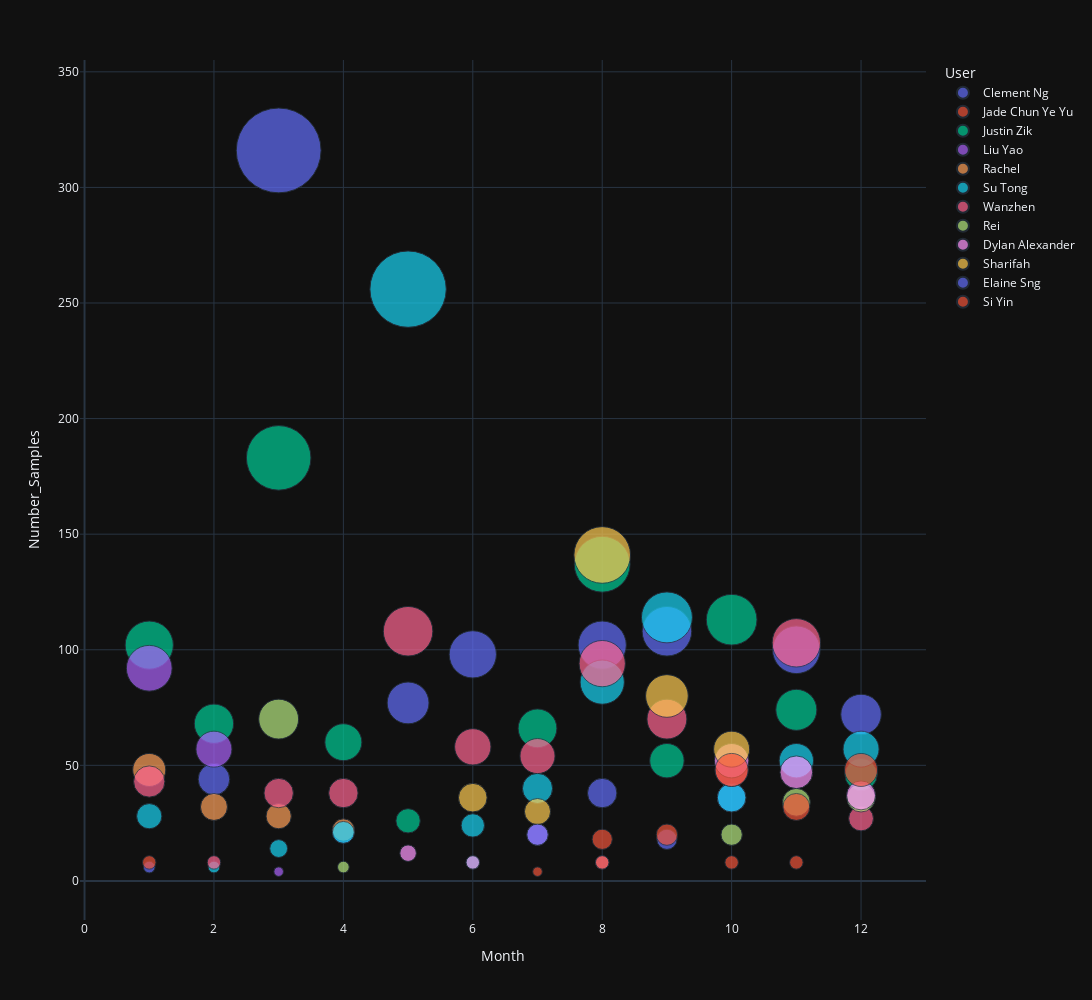

This figure's notebook cell:
### Code cell
plot_bubble(all_records, 2023)

### Figure 1 — Plotly figure (JSON) as saved in the notebook; plotly's stock layout.template omitted (floating-point values rounded to 4 significant figures)
{"data": [{"hovertemplate": "User=Clement Ng<br>Month=%{x}<br>Number_Samples=%{marker.size}<extra></extra>", "legendgroup": "Clement Ng", "marker": {"color": "#636efa", "size": [6, 44, 316, 21, 77, 98, 102, 108, 36, 100, 72], "sizemode": "area", "sizeref": 0.08778, "symbol": "circle"}, "mode": "markers", "name": "Clement Ng", "orientation": "v", "showlegend": true, "type": "scatter", "x": [1, 2, 3, 4, 5, 6, 8, 9, 10, 11, 12], "xaxis": "x", "y": [6, 44, 316, 21, 77, 98, 102, 108, 36, 100, 72], "yaxis": "y"}, {"hovertemplate": "User=Jade Chun Ye Yu<br>Month=%{x}<br>Number_Samples=%{marker.size}<extra></extra>", "legendgroup": "Jade Chun Ye Yu", "marker": {"color": "#EF553B", "size": [8, 18, 8, 8], "sizemode": "area", "sizeref": 0.08778, "symbol": "circle"}, "mode": "markers", "name": "Jade Chun Ye Yu", "orientation": "v", "showlegend": true, "type": "scatter", "x": [1, 8, 10, 11], "xaxis": "x", "y": [8, 18, 8, 8], "yaxis": "y"}, {"hovertemplate": "User=Justin Zik<br>Month=%{x}<br>Number_Samples=%{marker.size}<extra></extra>", "legendgroup": "Justin Zik", "marker": {"color": "#00cc96", "size": [102, 68, 183, 60, 26, 8, 66, 137, 52, 113, 74, 46], "sizemode": "area", "sizeref": 0.08778, "symbol": "circle"}, "mode": "markers", "name": "Justin Zik", "orientation": "v", "showlegend": true, "type": "scatter", "x": [1, 2, 3, 4, 5, 6, 7, 8, 9, 10, 11, 12], "xaxis": "x", "y": [102, 68, 183, 60, 26, 8, 66, 137, 52, 113, 74, 46], "yaxis": "y"}, {"hovertemplate": "User=Liu Yao<br>Month=%{x}<br>Number_Samples=%{marker.size}<extra></extra>", "legendgroup": "Liu Yao", "marker": {"color": "#ab63fa", "size": [92, 57, 4], "sizemode": "area", "sizeref": 0.08778, "symbol": "circle"}, "mode": "markers", "name": "Liu Yao", "orientation": "v", "showlegend": true, "type": "scatter", "x": [1, 2, 3], "xaxis": "x", "y": [92, 57, 4], "yaxis": "y"}, {"hovertemplate": "User=Rachel<br>Month=%{x}<br>Number_Samples=%{marker.size}<extra></extra>", "legendgroup": "Rachel", "marker": {"color": "#FFA15A", "size": [48, 32, 28, 22], "sizemode": "area", "sizeref": 0.08778, "symbol": "circle"}, "mode": "markers", "name": "Rachel", "orientation": "v", "showlegend": true, "type": "scatter", "x": [1, 2, 3, 4], "xaxis": "x", "y": [48, 32, 28, 22], "yaxis": "y"}, {"hovertemplate": "User=Su Tong<br>Month=%{x}<br>Number_Samples=%{marker.size}<extra></extra>", "legendgroup": "Su Tong", "marker": {"color": "#19d3f3", "size": [28, 6, 14, 21, 256, 24, 40, 86, 114, 36, 52, 57], "sizemode": "area", "sizeref": 0.08778, "symbol": "circle"}, "mode": "markers", "name": "Su Tong", "orientation": "v", "showlegend": true, "type": "scatter", "x": [1, 2, 3, 4, 5, 6, 7, 8, 9, 10, 11, 12], "xaxis": "x", "y": [28, 6, 14, 21, 256, 24, 40, 86, 114, 36, 52, 57], "yaxis": "y"}, {"hovertemplate": "User=Wanzhen<br>Month=%{x}<br>Number_Samples=%{marker.size}<extra></extra>", "legendgroup": "Wanzhen", "marker": {"color": "#FF6692", "size": [43, 8, 38, 38, 108, 58, 54, 94, 70, 48, 103, 27], "sizemode": "area", "sizeref": 0.08778, "symbol": "circle"}, "mode": "markers", "name": "Wanzhen", "orientation": "v", "showlegend": true, "type": "scatter", "x": [1, 2, 3, 4, 5, 6, 7, 8, 9, 10, 11, 12], "xaxis": "x", "y": [43, 8, 38, 38, 108, 58, 54, 94, 70, 48, 103, 27], "yaxis": "y"}, {"hovertemplate": "User=Rei<br>Month=%{x}<br>Number_Samples=%{marker.size}<extra></extra>", "legendgroup": "Rei", "marker": {"color": "#B6E880", "size": [70, 6, 20, 34, 36], "sizemode": "area", "sizeref": 0.08778, "symbol": "circle"}, "mode": "markers", "name": "Rei", "orientation": "v", "showlegend": true, "type": "scatter", "x": [3, 4, 10, 11, 12], "xaxis": "x", "y": [70, 6, 20, 34, 36], "yaxis": "y"}, {"hovertemplate": "User=Dylan Alexander<br>Month=%{x}<br>Number_Samples=%{marker.size}<extra></extra>", "legendgroup": "Dylan Alexander", "marker": {"color": "#FF97FF", "size": [12, 8, 20, 8, 52, 47, 37], "sizemode": "area", "sizeref": 0.08778, "symbol": "circle"}, "mode": "markers", "name": "Dylan Alexander", "orientation": "v", "showlegend": true, "type": "scatter", "x": [5, 6, 7, 8, 10, 11, 12], "xaxis": "x", "y": [12, 8, 20, 8, 52, 47, 37], "yaxis": "y"}, {"hovertemplate": "User=Sharifah<br>Month=%{x}<br>Number_Samples=%{marker.size}<extra></extra>", "legendgroup": "Sharifah", "marker": {"color": "#FECB52", "size": [36, 30, 141, 80, 57], "sizemode": "area", "sizeref": 0.08778, "symbol": "circle"}, "mode": "markers", "name": "Sharifah", "orientation": "v", "showlegend": true, "type": "scatter", "x": [6, 7, 8, 9, 10], "xaxis": "x", "y": [36, 30, 141, 80, 57], "yaxis": "y"}, {"hovertemplate": "User=Elaine Sng<br>Month=%{x}<br>Number_Samples=%{marker.size}<extra></extra>", "legendgroup": "Elaine Sng", "marker": {"color": "#636efa", "size": [20, 38, 18], "sizemode": "area", "sizeref": 0.08778, "symbol": "circle"}, "mode": "markers", "name": "Elaine Sng", "orientation": "v", "showlegend": true, "type": "scatter", "x": [7, 8, 9], "xaxis": "x", "y": [20, 38, 18], "yaxis": "y"}, {"hovertemplate": "User=Si Yin<br>Month=%{x}<br>Number_Samples=%{marker.size}<extra></extra>", "legendgroup": "Si Yin", "marker": {"color": "#EF553B", "size": [4, 8, 20, 48, 32, 48], "sizemode": "area", "sizeref": 0.08778, "symbol": "circle"}, "mode": "markers", "name": "Si Yin", "orientation": "v", "showlegend": true, "type": "scatter", "x": [7, 8, 9, 10, 11, 12], "xaxis": "x", "y": [4, 8, 20, 48, 32, 48], "yaxis": "y"}], "layout": {"height": 1000, "legend": {"itemsizing": "constant", "title": {"text": "User"}, "tracegroupgap": 0}, "margin": {"t": 60}, "width": 1200, "xaxis": {"anchor": "y", "autorange": true, "domain": [0, 1], "range": [-0.02, 12.96], "title": {"text": "Month"}, "type": "linear"}, "yaxis": {"anchor": "x", "autorange": true, "domain": [0, 1], "range": [-16.91, 355.1], "title": {"text": "Number_Samples"}, "type": "linear"}}}
